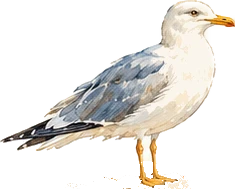
#> input picture site/assets/decor/perched-gull.webp, 235 x 189 px, given in place of hero-seaside-desktop-dusk.png, which was not available
$ python prepare-seaside-v2.py
#> lines starting #> are read from the running program, lines starting #| are printed output that depends on the picture; pictures that were not available may be replaced by others from this repository, and a replacement may not be noted
"""海边小世界 V2：把黄昏、夜晚两套海景从 art-resources/seaside-v2 压缩到 site/assets/hero，漂流瓶压缩到 site/assets/decor。

两套图与白天插画同一构图、同一尺寸（桌面 1774×887，手机 665×887，手机图按白天手机版的同一位置裁切），
所以白天的动效蒙版、猫咪位置、水彩边缘都可以直接沿用。这里只做有损 WebP 压缩，并为桌面版另出 1200 宽的小图，
与白天的响应式版本一一对应。原始素材目录保持不变；重复运行会覆盖输出。
用法：python scripts/prepare-seaside-v2.py   （需要 Pillow、NumPy、SciPy）
"""
from pathlib import Path

from PIL import Image

ROOT = Path(__file__).resolve().parent.parent
SRC = ROOT / "art-resources/seaside-v2"
OUT = ROOT / "site/assets/hero"
QUALITY = 86

for time in ("dusk", "night"):
    desktop = Image.open(SRC / time / f"hero-seaside-desktop-{time}.png").convert("RGB")
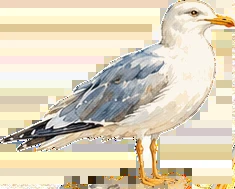
#> desktop: PIL image 235x189 RGB; mean R, G, B 221, 210.4, 186.7
    mobile = Image.open(SRC / time / f"hero-seaside-mobile-{time}.png").convert("RGB")
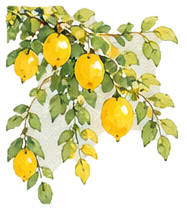
#> input picture site/assets/decor/lemon-branch.png, 187 x 210 px, given in place of hero-seaside-mobile-dusk.png, which was not available
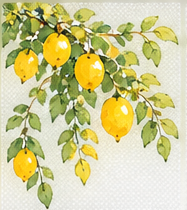
#> mobile: PIL image 187x210 RGB; mean R, G, B 207.9, 205, 152.6
#> (the run stopped early here; a loop or call above may not have finished)
